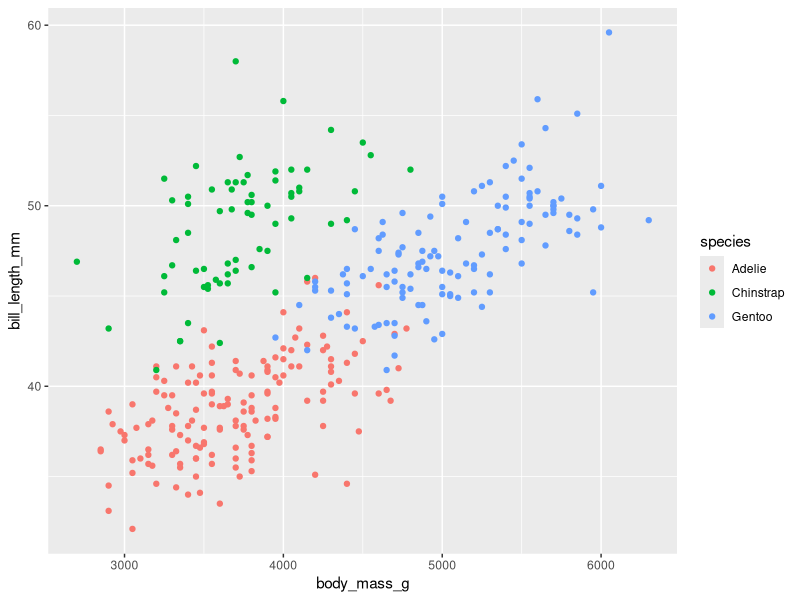
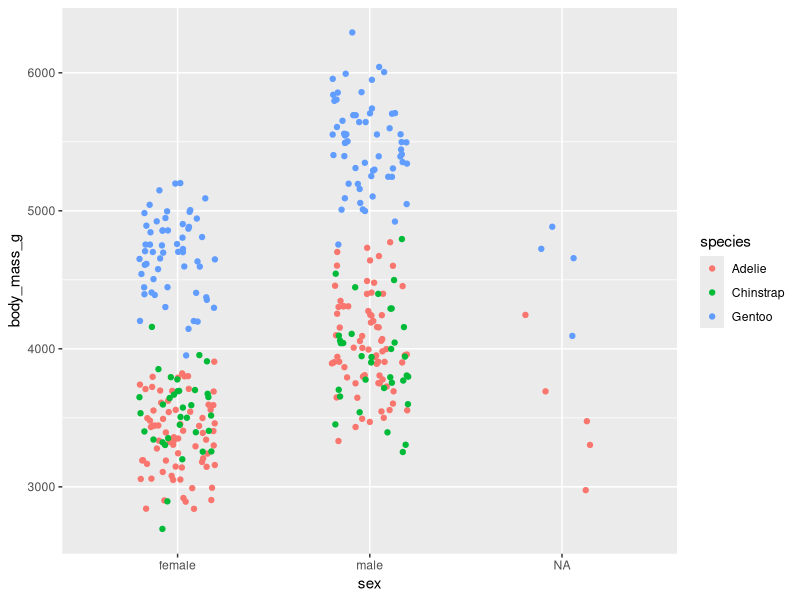
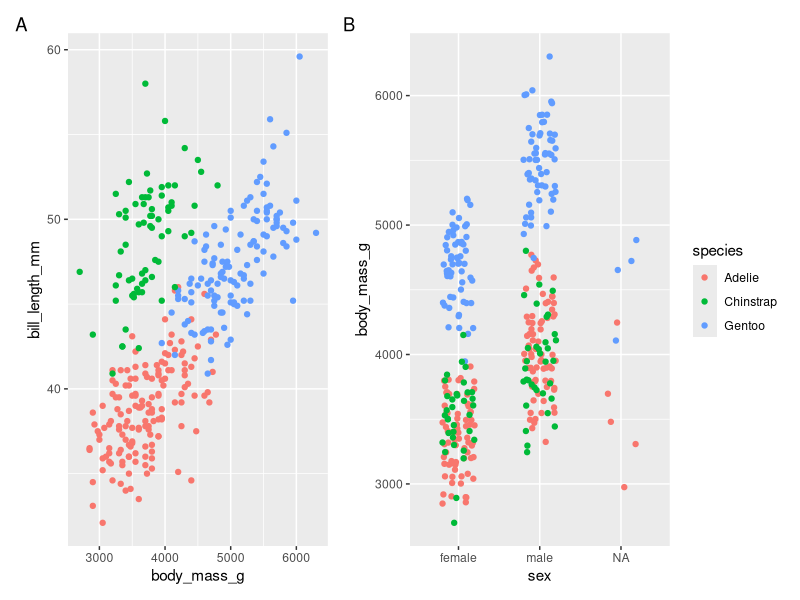
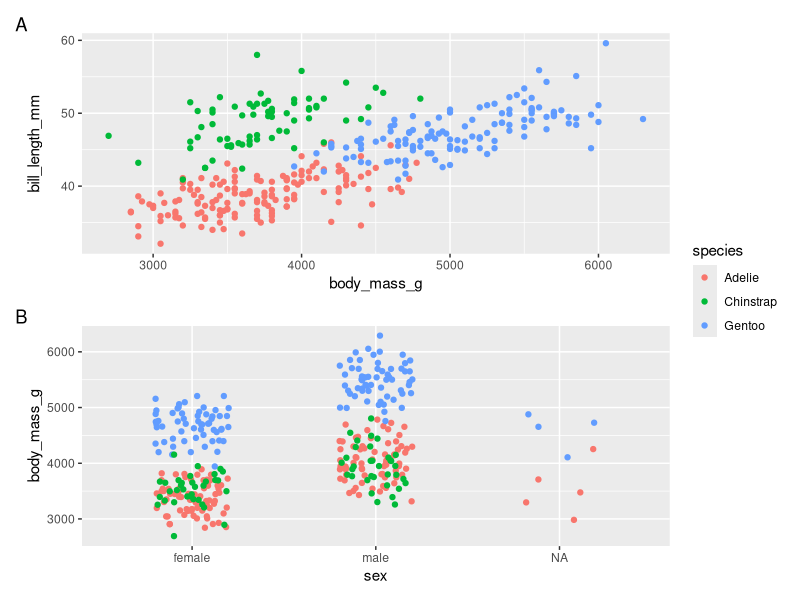

The R source for these figures, in order:
#### Today we are going to learn some advanced plotting ####
#### Created by: Sally Heo ####
#### Updated on: 2022-03-15 ####

#### Install new packages ####
install.packages("patchwork")
install.packages("ggrepel")
install.packages("gganimate")
install.packages("magick")

#### Load libraries needed to code ####
library(tidyverse)
library(here)
library(patchwork)
library(ggrepel)
library(gganimate)
library(magick)
library(palmerpenguins)

#### Patchwork ####
p1 <- penguins %>% 
  ggplot(aes(x = body_mass_g,
             y = bill_length_mm,
             color = species))+
  geom_point()
p1

p2 <- penguins %>% 
  ggplot(aes(x = sex,
             y = body_mass_g,
             color = species)) +
  geom_jitter(width = 0.2)
p2

p1+p2 +
  plot_layout(guides = 'collect')+
  plot_annotation(tag_levels = 'A')
p1/p2 +
  plot_layout(guides = 'collect')+
  plot_annotation(tag_levels = 'A')


View(mtcars)
